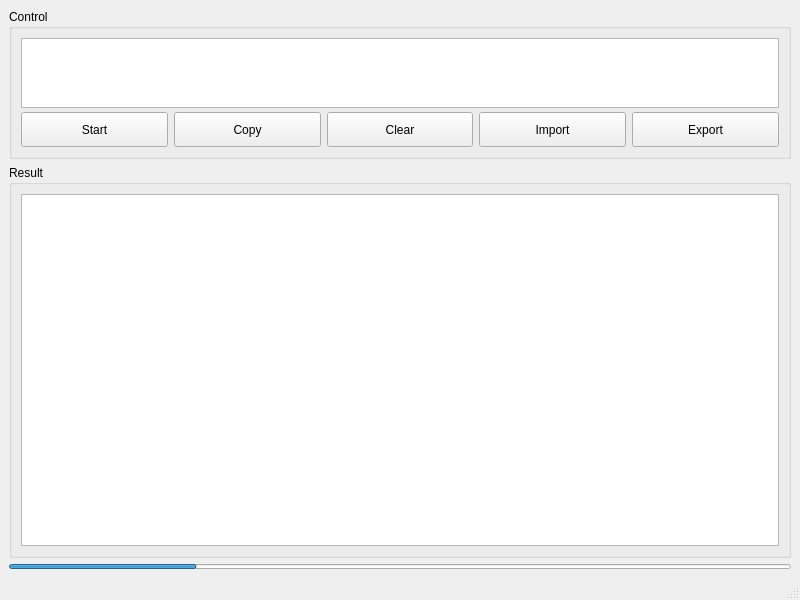
<?xml version="1.0" encoding="UTF-8"?>
<ui version="4.0">
 <class>MainWindow</class>
 <widget class="QMainWindow" name="MainWindow">
  <property name="geometry">
   <rect>
    <x>0</x>
    <y>0</y>
    <width>800</width>
    <height>600</height>
   </rect>
  </property>
  <property name="windowTitle">
   <string>MainWindow</string>
  </property>
  <widget class="QWidget" name="centralwidget">
   <layout class="QGridLayout" name="gridLayout">
    <item row="0" column="0">
     <widget class="QGroupBox" name="groupBox">
      <property name="maximumSize">
       <size>
        <width>16777215</width>
        <height>150</height>
       </size>
      </property>
      <property name="title">
       <string>Control</string>
      </property>
      <layout class="QGridLayout" name="gridLayout_2">
       <item row="1" column="4">
        <widget class="QPushButton" name="bt_Export">
         <property name="minimumSize">
          <size>
           <width>0</width>
           <height>35</height>
          </size>
         </property>
         <property name="text">
          <string>Export</string>
         </property>
        </widget>
       </item>
       <item row="1" column="3">
        <widget class="QPushButton" name="bt_Import">
         <property name="minimumSize">
          <size>
           <width>0</width>
           <height>35</height>
          </size>
         </property>
         <property name="text">
          <string>Import</string>
         </property>
        </widget>
       </item>
       <item row="1" column="0">
        <widget class="QPushButton" name="bt_Start">
         <property name="minimumSize">
          <size>
           <width>0</width>
           <height>35</height>
          </size>
         </property>
         <property name="text">
          <string>Start</string>
         </property>
        </widget>
       </item>
       <item row="1" column="2">
        <widget class="QPushButton" name="bt_Clear">
         <property name="minimumSize">
          <size>
           <width>0</width>
           <height>35</height>
          </size>
         </property>
         <property name="text">
          <string>Clear</string>
         </property>
        </widget>
       </item>
       <item row="0" column="0" colspan="5">
        <widget class="QPlainTextEdit" name="inputURL">
         <property name="minimumSize">
          <size>
           <width>0</width>
           <height>70</height>
          </size>
         </property>
         <property name="maximumSize">
          <size>
           <width>16777215</width>
           <height>70</height>
          </size>
         </property>
        </widget>
       </item>
       <item row="1" column="1">
        <widget class="QPushButton" name="bt_Copy">
         <property name="minimumSize">
          <size>
           <width>0</width>
           <height>35</height>
          </size>
         </property>
         <property name="maximumSize">
          <size>
           <width>16777215</width>
           <height>35</height>
          </size>
         </property>
         <property name="text">
          <string>Copy</string>
         </property>
        </widget>
       </item>
      </layout>
     </widget>
    </item>
    <item row="1" column="0">
     <widget class="QGroupBox" name="groupBox_2">
      <property name="title">
       <string>Result</string>
      </property>
      <layout class="QGridLayout" name="gridLayout_3">
       <item row="0" column="0">
        <widget class="QTextBrowser" name="resultView"/>
       </item>
      </layout>
     </widget>
    </item>
    <item row="2" column="0">
     <widget class="QProgressBar" name="progress_main">
      <property name="minimumSize">
       <size>
        <width>0</width>
        <height>5</height>
       </size>
      </property>
      <property name="maximumSize">
       <size>
        <width>16777215</width>
        <height>5</height>
       </size>
      </property>
      <property name="value">
       <number>24</number>
      </property>
      <property name="textVisible">
       <bool>false</bool>
      </property>
     </widget>
    </item>
   </layout>
  </widget>
  <widget class="QStatusBar" name="statusbar"/>
 </widget>
 <resources/>
 <connections/>
</ui>
